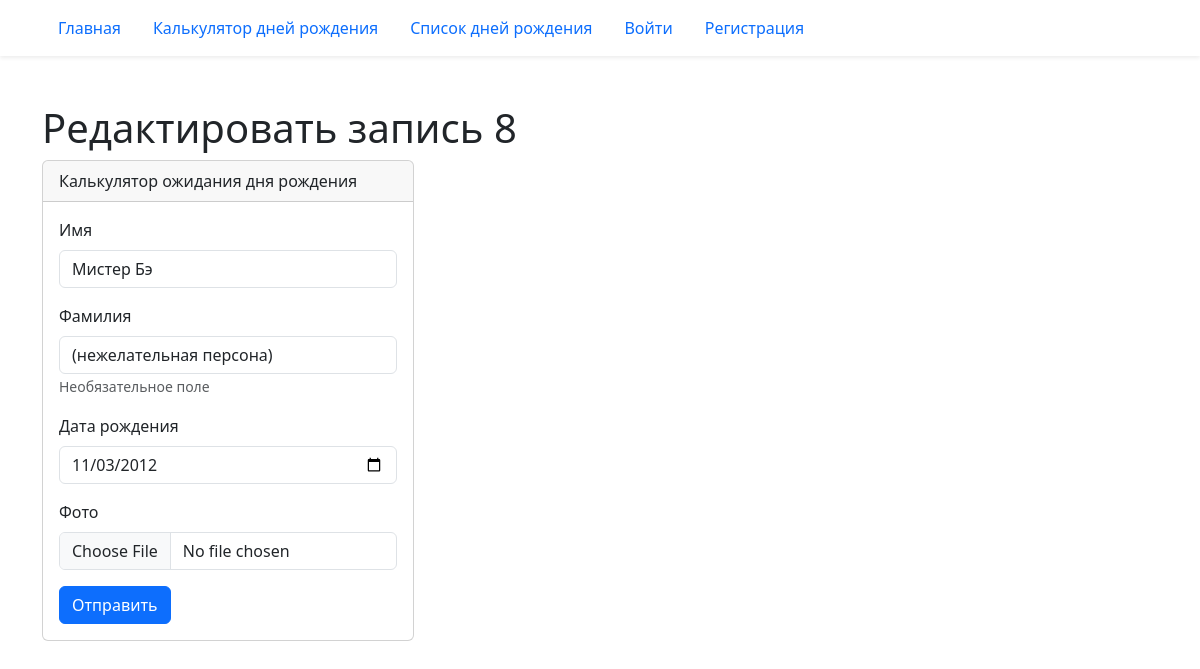
The page /birthday/8/edit/ on the database its author committed.
### birthday/models.py (models this page shows)
class Birthday(models.Model):
    first_name = models.CharField('Имя', max_length=30)
    last_name = models.CharField(
        'Фамилия', blank=True, help_text='Необязательное поле', max_length=30
    )
    birthday = models.DateField('Дата рождения', validators=(real_age,))
    image = models.ImageField('Фото', upload_to='birthdays_images', blank=True)
    class Meta:
        constraints = (
            models.UniqueConstraint(
                fields=('first_name', 'last_name', 'birthday'),
                name='Unique person constraint',
            ),
        )

### birthday/views.py (the view)
# urls.py: path('<int:pk>/edit/', views.BirthdayUpdateView.as_view(), name='edit'),
class BirthdayUpdateView(BirthdayMixin, BirthdayFormMixin, UpdateView):
    pass

### birthday/forms.py (shortened to what this page needs)
class BirthdayForm(forms.ModelForm):
    class Meta:
        model = Birthday
        fields = '__all__'
        widgets = {
            'birthday': forms.DateInput(
                attrs={'type': 'date'},
                format='%Y-%m-%d',
            )
        }

### templates/birthday/birthday.html (shortened to what this page needs)
{% extends "base.html" %}
{% load django_bootstrap5 %}
{% block content %}
  {% with data=form.instance %}
  {% if '/edit/' in request.path %}
    <h1>Редактировать запись {{ data.pk }}</h1>
  {% elif "/delete/" in request.path %}
    <h1>Удалить запись {{ data.pk }}</h1>
  {% else %}
    <h1>Создать запись</h1>
  {% endif %}
  <div class="card col-4">
    <div class="card-header">
      Калькулятор ожидания дня рождения
    </div>
    <div class="card-body">
      <form method='post' enctype="multipart/form-data">
        {% if not '/delete/' in request.path %}
          {% bootstrap_form form %}
        {% else %}
          <p>{{ data.first_name }} {{ data.last_name }}</p>
          <p>{{ data.birthday }}</p>
        {% endif %}
        {% bootstrap_button button_type="submit" content="Отправить" %}
      </form>
    </div>
  </div>
  {% endwith %}
{% endblock %}

### rows shown on the page
Birthday: pk "8", first_name "Мистер Бэ", last_name "(нежелательная персона)", birthday "11/03/2012"
